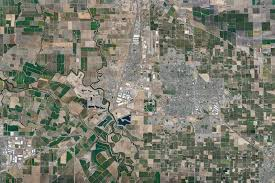
#> input picture aerial_odometry/aerial.jpg, 275 x 183 px
$ python vo3.py
#> lines starting #> are read from the running program, lines starting #| are printed output that depends on the picture
#!/usr/bin/python3

from math import sqrt

import cv2
import numpy as np


class VisualOdometry:
    def __init__(self, full_img_path, viewbox_size=(50, 50)):
        # previous init code
#> called with full_img_path = 'aerial.jpg', viewbox_size = (20, 20)
        self.full_image = cv2.imread(full_img_path)
#> self.full_image is the input picture: shape (183, 275, 3); mean B, G, R 110.8, 124.1, 123.5
        if self.full_image is None:
            raise ValueError("Could not load image")

        self.viewbox_width, self.viewbox_height = viewbox_size
        self.current_pos = [0, 0]
        self.orb = cv2.ORB_create()
        self.matcher = cv2.BFMatcher(cv2.NORM_HAMMING, crossCheck=True)

        # nav params
        self.step_size = 10  # pixels to move in each step
        self.target_thresold = 20  # how closewe need to get to the target

    def get_current_view(self):
        x, y = self.current_pos
        return self.full_image[y : y + self.viewbox_height, x : x + self.viewbox_width]

    def move_viewbox(self, dx, dy):
#> called with dx = 100, dy = 100
        new_x = self.current_pos[0] + dx
        new_y = self.current_pos[1] + dy

        # ensure we stay within img bounds
        new_x = max(0, min(new_x, self.full_image.shape[1] - self.viewbox_width))
#> new_x = 100
        new_y = max(0, min(new_y, self.full_image.shape[0] - self.viewbox_height))
#> new_y = 100

        self.current_pos = [new_x, new_y]
#> self.current_pos = [100, 100]
#| Starting point [100, 100] to [400, 300]

    def get_position(self):
        return self.current_pos

    def distance_to_target(self, target_pos):
        """calculate Eucledean distance to target position"""
        dx = target_pos[0] - self.current_pos[0]
#> dx = 300
        dy = target_pos[1] - self.current_pos[1]
#> dy = 200
        return sqrt(dx * dx + dy * dy)

    def navigate_to_target(self, target_pos, display=True):
        """
        Navigate the viewbox to teh target position using only visul information

        Args:
            target_pos: [x, y] coordinates of a target position
            display: whether to show visualization

        Returns:
            bool: True if the target was reached
        """
        print(f"Starting point {self.current_pos} to {target_pos}")

        max_steps = 1000  # prevent infinite loopy loops
        steps_taken = 0

        while self.distance_to_target(target_pos) > self.target_thresold:
            if steps_taken >= max_steps:
                print("Maximum steps reached without getting to target")
                return False

            # calculate the direction to target
            dx = target_pos[0] - self.current_pos[0]
#> dx = 300
            dy = target_pos[1] - self.current_pos[1]
#> dy = 200

            # normalize teh direction and multiply by step size
            distance = sqrt(dx*dx + dy*dy)
#> distance = 360.6
            if distance > 0:
                dx = int((dx / distance) + self.step_size)
#> dx = 10
                dy = int((dy / distance) * self.step_size)
#> dy = 5

            self.move_viewbox(dx, dy)

            # display current view and position if requested
            if display:
                current_view = self.get_current_view()
#> in get_current_view, `return self.full_image[y : y + self.viewbox_height, x : x + self.viewb..`:
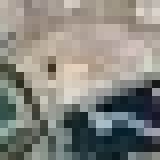
#> returned value: shape (20, 20, 3) (shown 8 times larger); mean of channels 0, 1, 2 126.6, 132.9, 133.7; drawn as B, G, R

                # draw target indicator if target is visible
                target_relative_x = target_pos[0] - self.current_pos[0]
#> target_relative_x = 290
                target_relative_y = target_pos[1] - self.current_pos[1]
#> target_relative_y = 195

                if (0 <= target_relative_x , self.viewbox_width and
                    0 <= target_relative_y, self.viewbox_height):
                    cv2.circle(current_view, (target_relative_x, target_relative_y), 5, (0, 255, 0), -1)

                # show current view
                cv2.imshow("Navigation iew", current_view)

                # show teh position information
                print(f"Currrent position: {self.current_pos}, Distance to target: {self.distance_to_target(target_pos):.2f}")
#| Currrent position: [110, 105], Distance to target: 349.46

                # small delay for visualization
                if cv2.waitKey(50) & 0xFF == ord('q'):
#> (key q is pressed here)
                    break

            steps_taken += 1

        print(f"Navigation completed in {steps_taken} steps")
        return True


def main():
    # init VO
    vo = VisualOdometry("aerial.jpg", viewbox_size=(20, 20))

    # set the start point
    vo.move_viewbox(100, 100)

    # set target
    target_position = [400, 300]

    success = vo.navigate_to_target(target_position)

    # conditional for if reached taget
    if success:
        print("Successfully reached the target")
    else:
        print("Failed to reach target")

    cv2.destroyAllWindows()


if __name__ == "__main__":
    main()

$ run again, with aerial_odometry/new_ref_img.jpg copied over aerial_odometry/aerial.jpg
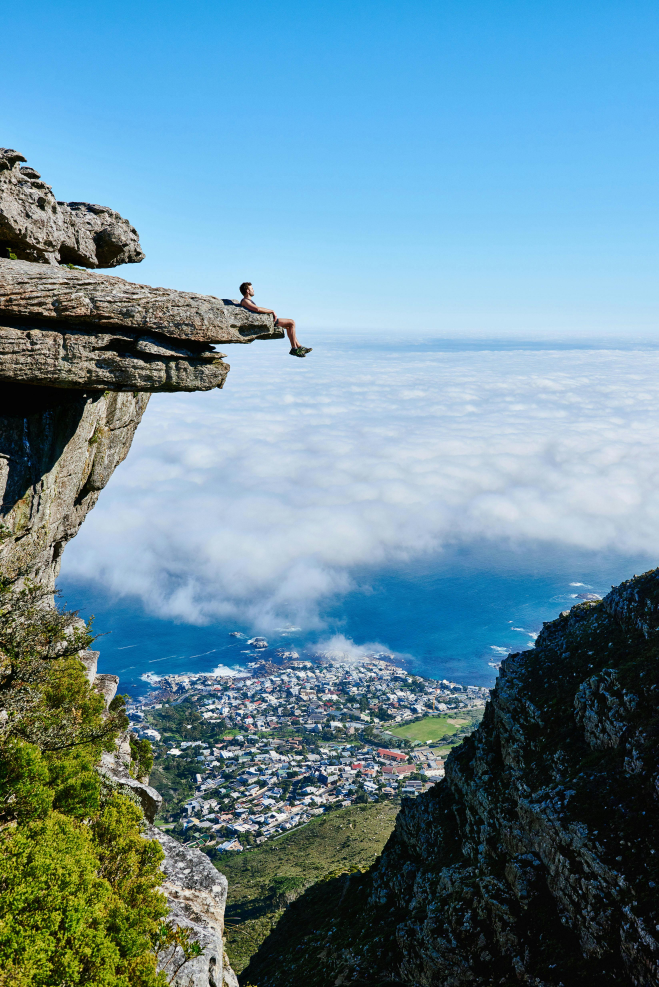
#> input picture aerial_odometry/new_ref_img.jpg, 3293 x 4935 px (shown at 1/5 size)
#> in __init__, self.full_image is the input picture: shape (4935, 3293, 3); mean B, G, R 155.9, 140.2, 103.8
#| Starting point [100, 100] to [400, 300]
#> in get_current_view, `return self.full_image[y : y + self.viewbox_height, x : x + self.viewb..`:
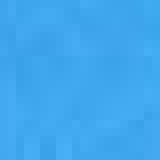
#> returned value: shape (20, 20, 3) (shown 8 times larger); mean of channels 0, 1, 2 238.6, 167.4, 63.8; drawn as B, G, R
#| Currrent position: [110, 105], Distance to target: 349.46
